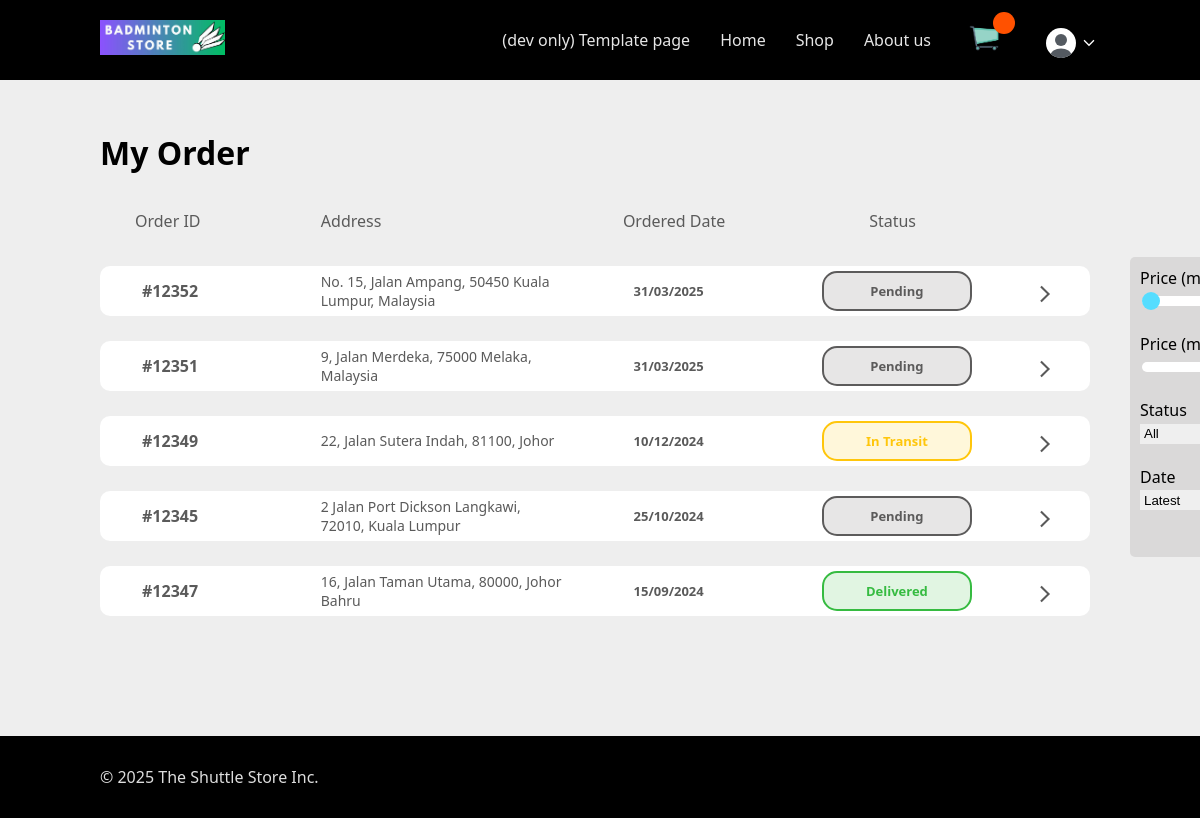
The page /pages/order/order.php (signed in) on the database its author committed.
### tables this page shows
CREATE TABLE `orders` (
  `orderId` int(5) NOT NULL,
  `userId` int(11) NOT NULL,
  `orderDate` date NOT NULL,
  `status` varchar(10) NOT NULL,
  `orderAddress` varchar(150) NOT NULL,
  `orderName` varchar(40) NOT NULL,
  `orderPhone` varchar(15) NOT NULL,
  `deliveryMethod` varchar(20) NOT NULL,
  `deliveredDate` date DEFAULT NULL,
  `tracking` int(30) DEFAULT NULL,
  `discount` decimal(10,2) NOT NULL DEFAULT 0.00
);

### pages/order/order.php (the view, shortened to what this page needs)
<?php
    require "../../_base.php";
    include "../../_head.php";
    $userId = $_SESSION['userID'] ?? '';
    $colorStatusBar = "linear-gradient(90deg, rgba(29,204,29,1) 0%, rgba(255,177,0,1) 77%)";
    $colorStatusDefault = "rgba(221, 214, 214, 0.514)";
    $colorStatusDone = "rgb(25, 165, 25)";
    $colorDelivered = "rgb(54, 187, 65)";
    $colorIntransit = "rgb(255, 198, 11)";
    $colorPending = "rgb(92, 91, 91)";
    $colorDeliveredBG = "rgba(54, 187, 65, 0.15)";
    $colorIntransitBG = "rgba(255, 198, 11, 0.15)";
    $colorPendingBG = "rgba(92, 91, 91, 0.15)";
    $colorArr = [
        [$colorStatusDone, $colorStatusBar, $colorStatusDefault, $colorStatusDefault, $colorStatusDefault, $colorPending, $colorPendingBG],
        [$colorStatusDone,$colorStatusDone,$colorStatusDone,$colorStatusBar,$colorStatusDefault, $colorIntransit, $colorIntransitBG],
        [$colorStatusDone,$colorStatusDone,$colorStatusDone,$colorStatusDone,$colorStatusDone, $colorDelivered, $colorDeliveredBG]
    ];
    $index = 0;
    $sort = $_GET["sort"] ?? "desc";
    $pricemin = $_GET["pricemin"] ?? "0";
    $pricemax = $_GET["pricemax"] ?? "10000";
    try{
        $orders = $_db->query("Select o.*, sum(oi.subtotal) as total_price from
                                orders o JOIN order_items oi ON (o.orderId = oi.orderId) WHERE o.userId = $userId GROUP BY o.orderId HAVING total_price BETWEEN $pricemin AND $pricemax ORDER BY o.orderDate $sort;")->fetchAll();
    }
    catch (PDOException $e){
        die(":( Couldn't Find What You're Looking For");
    }
?>
<h1>My Order</h1>
<div id="filter-menu">
        <form method="GET">
            <label id="labelpricemin" for="pricemin">Price (min)  RM <?= $pricemin ?></label>
            <input type="range" name="pricemin" min="0" max="10000" value="<?= $pricemin ?>" class="slider" id="pricemin" step='100'><br><br>
            <label id="labelpricemax" for="pricemax">Price (max)  RM <?= $pricemax ?></label>
            <input type="range" name="pricemax" min="0" max="10000" value="<?= $pricemax ?>" class="slider" id="pricemax" step='100'><br><br>
            <label for="Status">Status</label><br>
            <select id='selectStatus' name="stat">
                <option value="">All</option>
            </select><br><br>
            <label for="Date">Date</label><br>
            <select id='selectDate' name="sort">
                <option value="desc" <?= $sort=="desc" ? "selected" : "" ?> >Latest</option>
            </select><br><br>
            <div id="form-button-container">
            </div>
        </form>
</div>
<div class="order-header">
        <span>Order ID</span>
        <span>Address</span>
        <span>Ordered Date</span>
        <span>Status</span>
        <span></span>
</div>
<div class="orders-container">
    <?php foreach($orders as $o): ?>
        <?php
            if($o->status === "Pending"){
                $index = 0;
            }
            else if ($o->status === "In Transit"){
                $index = 1;
            }
            else {
                $index = 2;
            }
        ?>
    <div class="order" data-order-id="<?=$o->orderId?>" style="cursor:pointer;">
        <span class="orderID">#<?=$o->orderId?></span>
        <span class="orderAddress"><?=$o->orderAddress?></span>
        <span class="orderDate"><?=substr($o->orderDate,8,2) . '/' . substr($o->orderDate,5,2) . '/' . substr($o->orderDate,0,4) ?></span>
        <span class="orderStatus" style="border: 2px solid <?= $colorArr[$index][5] ?>; border-radius: 15px; color: <?= $colorArr[$index][5] ?>; background: <?= $colorArr[$index][6] ?>"><?=$o->status?></span>
        <button class="dropdown" data-order-id="<?=$o->orderId?>">
        <svg xmlns="http://www.w3.org/2000/svg" height="24px" viewBox="0 -960 960 960" width="24px" fill="#e3e3e3"><path d="m321-80-71-71 329-329-329-329 71-71 400 400L321-80Z"/></svg>
        </button>
    </div>
    <?php endforeach; ?>
</div>
<?php
include '../../_foot.php';
?>

### css/app.css (style rules this page uses)
* { box-sizing: border-box; }
:root { --header-height: 80px; --body-left-right-padding: 100px; --brand-darkblue: hsl(206 100% 25%); --brand-lightblue: hsl(206, 100%, 89%); --primary-background: #eee; --semitransparent-gray: #0002; --color-success-background: rgb(195, 226, 195); --color-success-text: rgb(17, 74, 17); --color-success-border: rgb(0, 51, 0); --color-error-background: rgb(238, 205, 205); --color-error-text: rgb(171, 0, 0); --color-error-border: rgb(71, 0, 0); --color-warning-background: rgb(237, 238, 205); --color-warning-text: rgb(128, 64, 0); --color-warning-border: rgb(97, 48, 0); --green: rgb(27, 140, 27); }
body { margin: 0; min-height: 100vh; display: flex; flex-direction: column; font-family: system-ui; background-color: var(--primary-background); }

### pages/order/order.css (style rules this page uses)
:root { --lessImportant : rgb(90, 90, 90); --barColor : rgb(85, 221, 255); --hoverColor : rgba(243, 243, 243, 0.699); --statusDone : rgba(29, 204, 29, 1); --statusNotDone : rgba(221, 214, 214, 0.514); --pending : rgba(255,177,0,1); }
h1 { transform: translateY(30px); font-family: system-ui; font-weight: bold; }
.orders-container { display: flex; margin-top: 50px; flex-direction: column; height: 60vh; width: 85vw; max-width: 1000px; overflow-y: auto; overflow-x: hidden; gap: 25px; padding-right: 10px; padding-top: 10px; }
.order-header, .order { max-width: 1000px; min-width: 500px; overflow: hidden; padding-left: 7px; display: grid; grid-template-columns: 0.4fr 0.7fr 0.5fr 0.4fr 0.2fr; align-items: center; flex-shrink: 0; }
.order-header { position: relative; top: 35px; width: 85vw; padding-right: 10px; padding-left: 0px; max-width: 1000px; grid-template-columns: 0.4fr 0.65fr 0.53fr 0.4fr 0.1fr; }
.order span, .order-header span { align-content: center; overflow: hidden; height: 40px; color: var(--lessImportant); padding: 0px 35px; }
#filter-menu { position: fixed; left: 1130px; top: 257px; width: 200px; height: 300px; background: rgba(211, 210, 210, 0.747); border-radius: 5px; padding-left: 10px; padding-top: 10px; overflow:hidden; }
.dropdown { height: 100%; border: none; background: transparent; cursor: pointer; padding-top: 10px; }
.order svg { width: 20px; height: 20px; margin: 0 auto; fill: var(--lessImportant); transition: 0.5s ease; }
.orderID { font-weight: 700; }
.orderDate, .orderStatus { font-weight: 700; font-size: small; }
.orderStatus { width: 150px; text-align: center; }
.orderAddress { font-size: 14px; }
.order { z-index: 1; position: relative; border-radius: 10px; height: 50px; background-color: white; transform: translateY(0); transition: 0.5s ease; }

### rows shown on the page
orders: orderId "12352", orderAddress "No. 15, Jalan Ampang, 50450 Kuala Lumpur, Malaysia", orderDate "31", orderDate "03", orderDate "2025", status "Pending"
orders: orderId "12351", orderAddress "9, Jalan Merdeka, 75000 Melaka, Malaysia", orderDate "31", orderDate "03", orderDate "2025", status "Pending"
orders: orderId "12349", orderAddress "22, Jalan Sutera Indah, 81100, Johor", orderDate "10", orderDate "12", orderDate "2024", status "In Transit"
orders: orderId "12345", orderAddress "2 Jalan Port Dickson Langkawi, 72010, Kuala Lumpur", orderDate "25", orderDate "10", orderDate "2024", status "Pending"
orders: orderId "12347", orderAddress "16, Jalan Taman Utama, 80000, Johor Bahru", orderDate "15", orderDate "09", orderDate "2024", status "Delivered"
